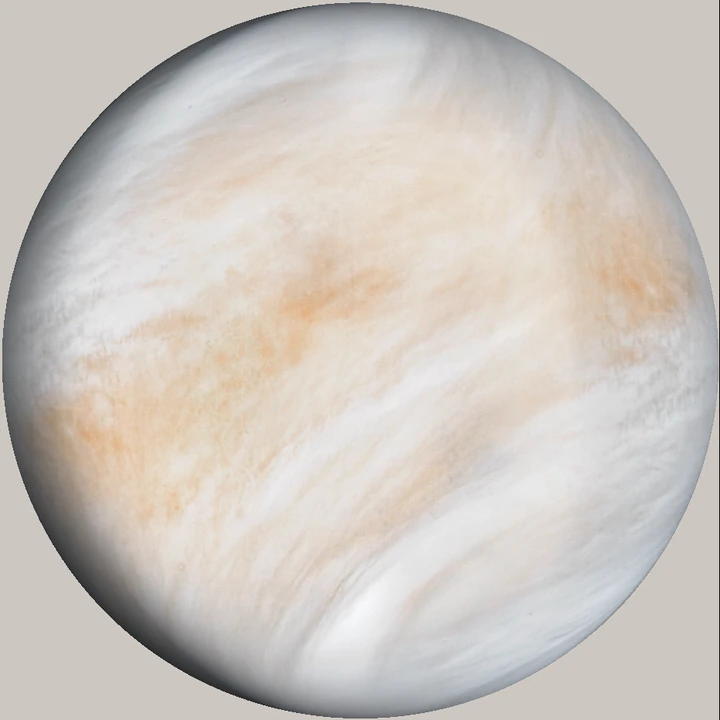
#> input picture almanac-venus-surface-v1.webp, 720 x 720 px
$ python build-venus-texture.py ../almanac-venus-surface-v1.webp
#> lines starting #> are read from the running program, lines starting #| are printed output that depends on the picture; after the words box and inside, x2 and y2 are one past the last pixel; in counts of white or black regions, pixels touching at a corner belong together
"""Make the home Venus texture from NASA/JPL-Caltech PIA23791 (Mariner 10, public domain). Requires Pillow and NumPy.
The photo is a gibbous view, so the circle is fitted to the lit edge and the baked-in shading is flattened;
the phase shading is drawn in astronotes-venus-portrait.js. The original stays out of the release.
  python3 tools/build-venus-texture.py <source.jpg>
"""
import sys
from pathlib import Path
import numpy as np
from PIL import Image, ImageFilter

SIZE = 720
root = Path(__file__).resolve().parent.parent
image = Image.open(sys.argv[1]).convert("RGB")
#> image is the input picture: PIL image 720x720 RGB; mean R, G, B 205.2, 198.8, 192.7
rgb = np.asarray(image, dtype=np.float32)
luma = rgb @ np.array([0.299, 0.587, 0.114], dtype=np.float32)
h, w = luma.shape
#> h = 720; w = 720
ys, xs = np.nonzero(luma > 60)
cx0, cy0 = xs.mean(), ys.mean()
#> cx0 = 359.7; cy0 = 358.7
# 明るい側の縁で円を合わせる
points = []
for angle in np.radians(np.arange(100, 280, 2)):
    dx, dy = np.cos(angle), -np.sin(angle)
    for r in range(int(max(w, h) * 0.6), 0, -1):
        x, y = int(cx0 + dx * r), int(cy0 + dy * r)
        if 0 <= x < w and 0 <= y < h and luma[y, x] > 60:
            points.append((x, y))
            break
#> after the loop, points = 90 pairs, first value 0 to 410, second value 0 to 719
p = np.array(points, dtype=np.float64)
#> p has the same summary as points
A = np.c_[2 * p[:, 0], 2 * p[:, 1], np.ones(len(p))]
#> A = 90 rows, first 8: [592, 0, 1], [566, 0, 1], [540, 0, 1], [512, 0, 1], [484, 0, 1], [458, 0, 1], [428, 0, 1], [398, 0, 1]
cx, cy, k = np.linalg.lstsq(A, (p ** 2).sum(axis=1), rcond=None)[0]
#> cx = 329.7; cy = 356.3; k = -92712
radius = float(np.sqrt(k + cx * cx + cy * cy))
#> radius = 378.1
yy, xx = np.mgrid[0:h, 0:w]
mask = ((xx - cx) ** 2 + (yy - cy) ** 2) <= (radius * 0.995) ** 2
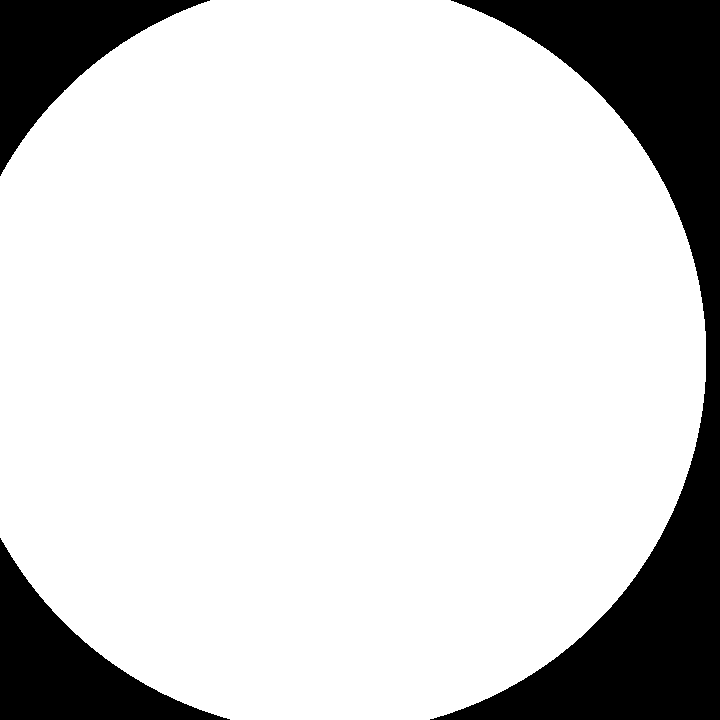
#> mask: shape (720, 720) bool; 82.7% white; 3 black regions, box (x1, y1, x2, y2) and area: (430, 0, 720, 720) 60796, (0, 538, 230, 720) 15233, (0, 0, 210, 176) 13825
# 元の写真の陰を大きなぼかしで推定して取り除く。雲の濃淡は残る
blur = float(radius * 0.22)
#> blur = 83.17
smooth = lambda a: np.asarray(Image.fromarray(a.astype(np.uint8)).filter(ImageFilter.GaussianBlur(blur)), dtype=np.float32)
light = smooth(luma * mask) / np.maximum(smooth(mask * 255.0), 1) * 255
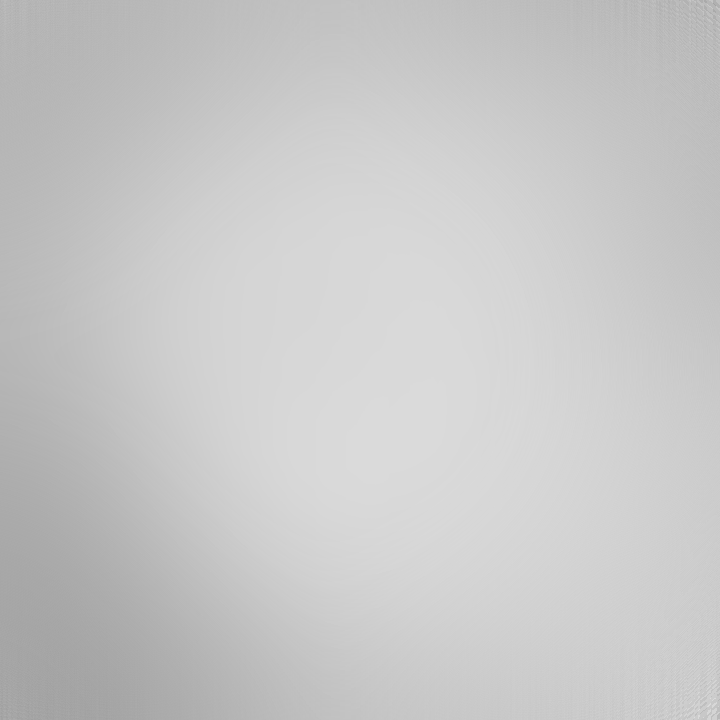
#> light: shape (720, 720) float32; min 158.5, max 221, mean 200.2
target = float(np.percentile(light[mask], 55))
#> target = 206.9
gain = np.clip(target / np.maximum(light, 1), 0.82, 1.7)
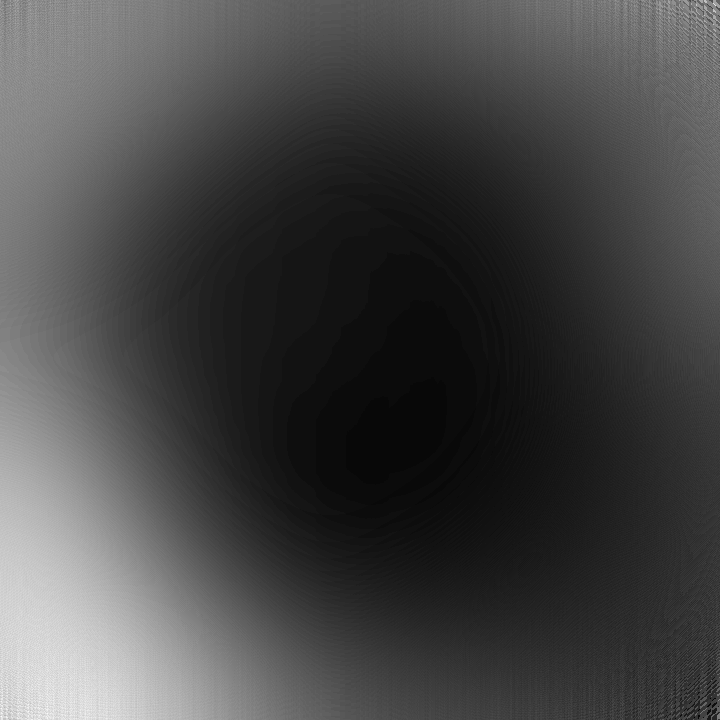
#> gain: shape (720, 720) float32; min 0.936, max 1.31, mean 1.04; drawn with min black and max white
flat = rgb * gain[..., None]
# 明るすぎる所だけなめらかに抑えて雲の濃淡を残す
flat = np.where(flat > 200, 200 + (flat - 200) * 0.55, flat)
# 夜の側は写っていないので、球の反対側の雲で埋める
far = np.ones_like(flat) * flat[mask].mean(axis=0)
ox = np.clip(np.rint(2 * cx - xx).astype(int), 0, w - 1)
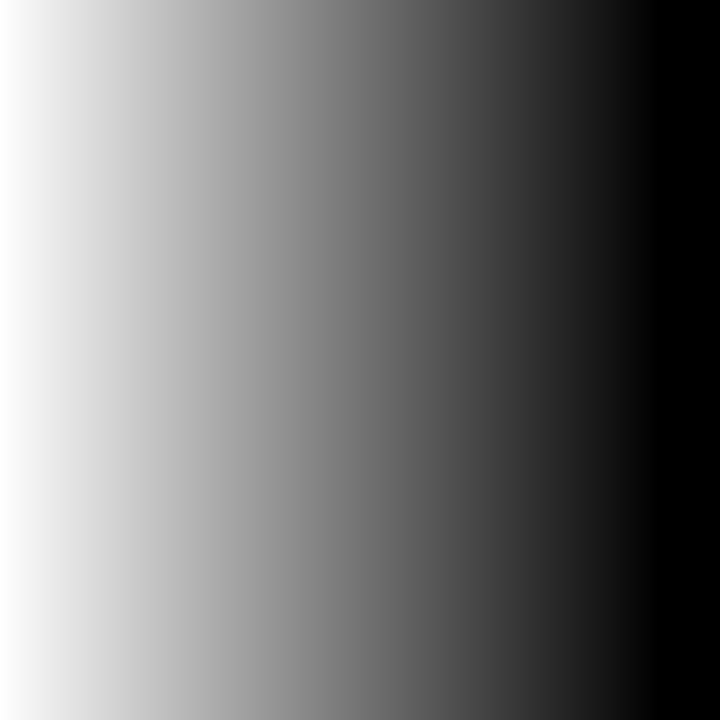
#> ox: shape (720, 720) int64; min 0, max 659, mean 302; drawn with min black and max white
oy = np.clip(np.rint(2 * cy - yy).astype(int), 0, h - 1)
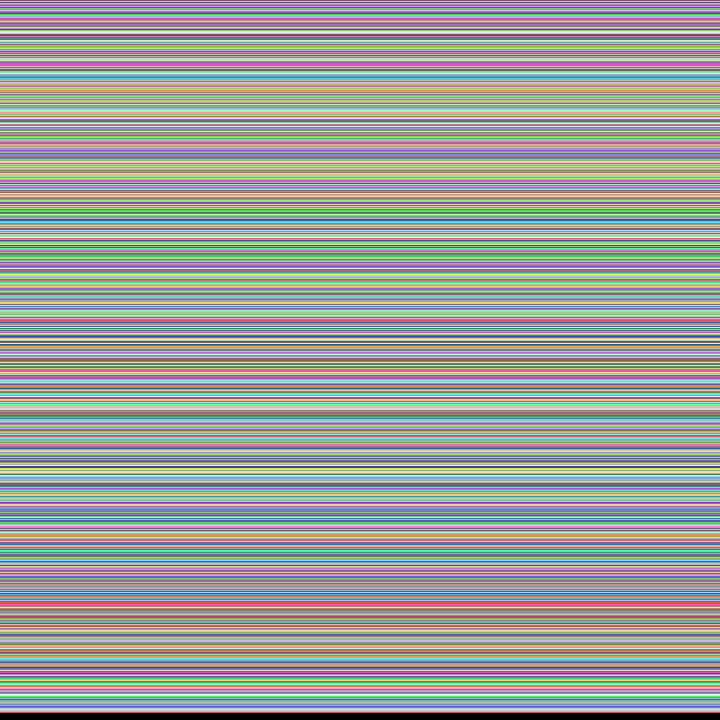
#> oy: shape (720, 720) int64; 714 distinct labels, from 0 to 713; one colour per label, 0 black
far = flat[oy, ox]
seen = np.clip((smooth(luma) - 30) / 150, 0, 1)
seen = seen * seen * (3 - 2 * seen)
flat = flat * seen[..., None] + far * (1 - seen[..., None])
# 元の写真の明るさと色みに戻す
flat = flat * (rgb[mask & (luma > 150)].mean(axis=0) / flat[mask].mean(axis=0))
flat = np.clip(flat, 0, 255)
flat[~mask] = flat[mask].mean(axis=0)
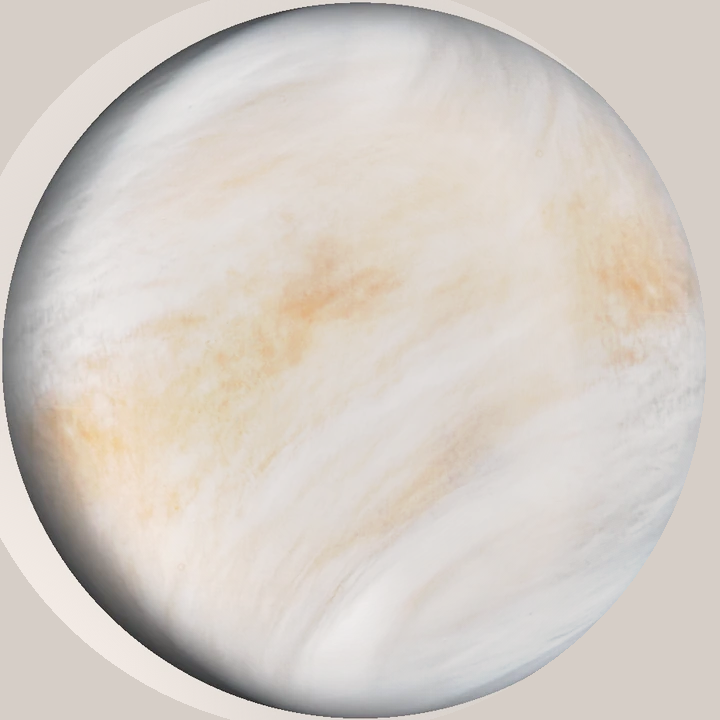
#> flat: shape (720, 720, 3) float32; mean R, G, B 214.3, 207, 199.8
out = Image.fromarray(flat.astype(np.uint8)).crop((round(cx - radius), round(cy - radius), round(cx + radius), round(cy + radius))).resize((SIZE, SIZE), Image.Resampling.LANCZOS)
target = root / "almanac-venus-surface-v1.webp"
out.save(target, "WEBP", quality=90, method=6)
# 写真の輝いている向き（真上から時計回り）。astronotes-venus-portrait.js の PHOTO_LIMB
bright = mask & (luma > 90)
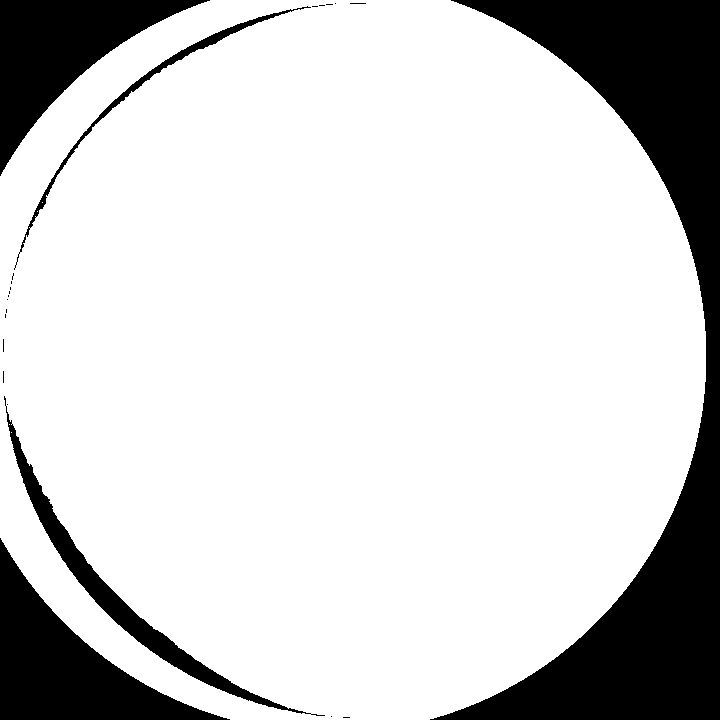
#> bright: shape (720, 720) bool; 81.1% white; 23 black regions (18 under 20 px), largest, box (x1, y1, x2, y2) and area: (430, 0, 720, 720) 60796, (0, 538, 230, 720) 15233, (0, 0, 210, 176) 13825, (4, 396, 325, 716) 6377, (14, 6, 311, 270) 1897
limb = np.arctan2((xx[bright] - cx).mean(), (cy - yy[bright]).mean())
#> limb = 1.48
print(target.name, target.stat().st_size, "center", round(cx, 1), round(cy, 1), "radius", round(radius, 1), "of", w, h, "limb", round(float(limb), 3))
#| almanac-venus-surface-v1.webp 22674 center 329.7 356.3 radius 378.1 of 720 720 limb 1.485
